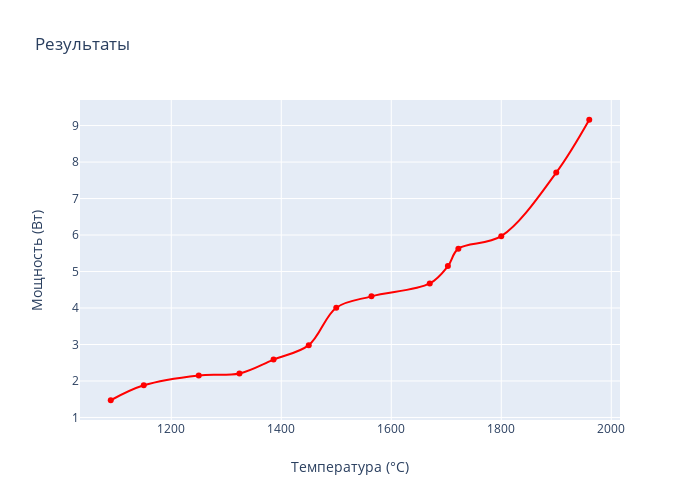

Source (notebook cell):
### Markdown cell above
## Зависимость температуры от энергии
В теории должна описоваться согласно формуле
$$
W=\varepsilon_{T} B T^{n},
$$
где $n=4$

### Code cell
cur_trace = go.Scatter({
        'x': x,
        'y': y,
        
        'marker': {
            'color': 'red'
        },
        'name': '{} час'.format(t),
        
        'line_shape': 'spline',
        'mode': 'lines+markers'
    })

layout = go.Layout({
    'title': 'Результаты',
    'height': 500,
    'width': 700,
    'xaxis': {
        'title': 'Температура (°C)',
    },
    'yaxis': {
        'title': 'Мощность (Вт)'
    }
})

go.Figure(data=[cur_trace], layout=layout)

### Figure 1 — Plotly figure (JSON) as saved in the notebook; plotly's stock layout.template omitted (floating-point values rounded to 4 significant figures)
{"data": [{"line": {"shape": "spline"}, "marker": {"color": "red"}, "mode": "lines+markers", "name": "[1090, 1150, 1250, 1324, 1386, 1450, 1564, 1722, 1670, 1703, 1500, 1800, 1900, 1960] час", "type": "scatter", "x": [1090, 1150, 1250, 1324, 1386, 1450, 1500, 1564, 1670, 1703, 1722, 1800, 1900, 1960], "y": [1.472, 1.881, 2.152, 2.207, 2.586, 2.982, 4.008, 4.319, 4.673, 5.148, 5.627, 5.968, 7.711, 9.159]}], "layout": {"height": 500, "title": {"text": "Результаты"}, "width": 700, "xaxis": {"title": {"text": "Температура (°C)"}}, "yaxis": {"title": {"text": "Мощность (Вт)"}}}}
